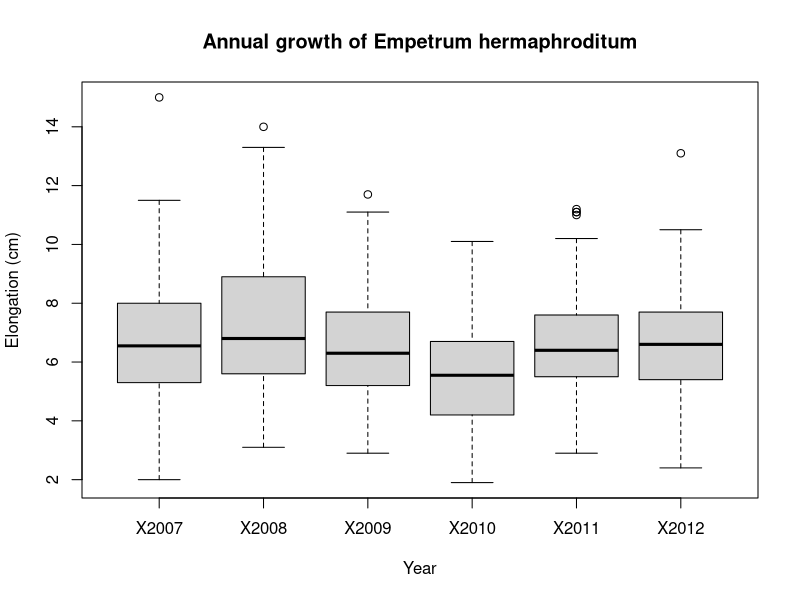
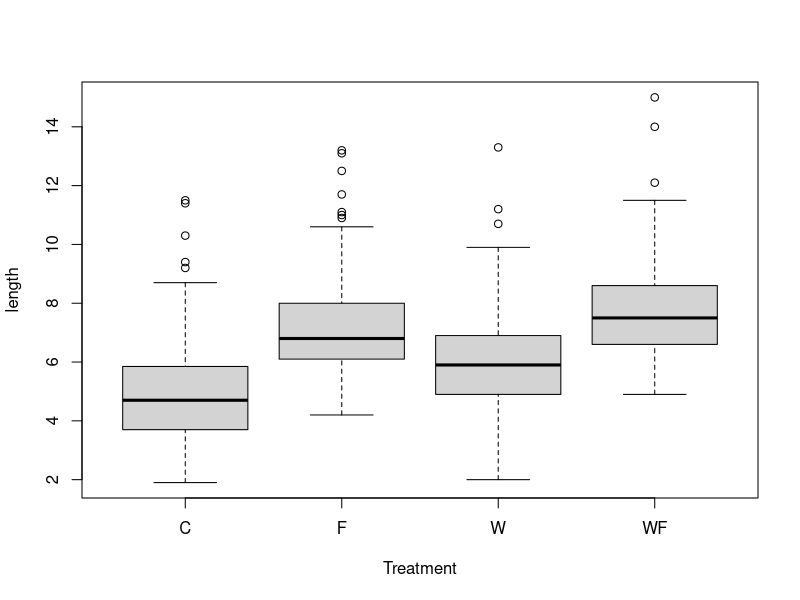
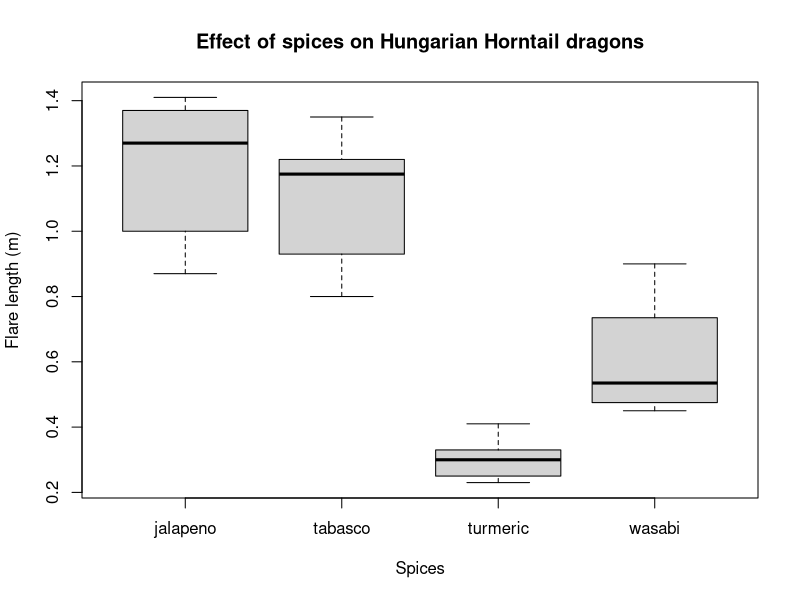
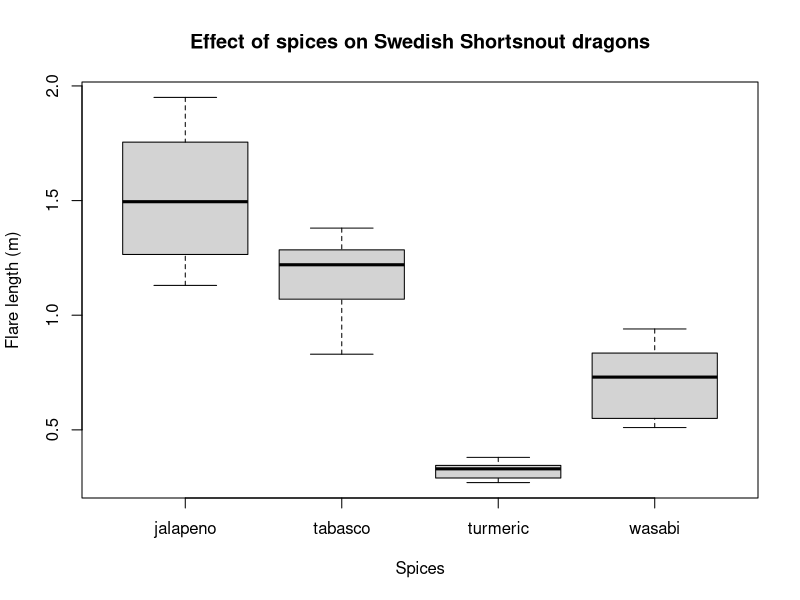
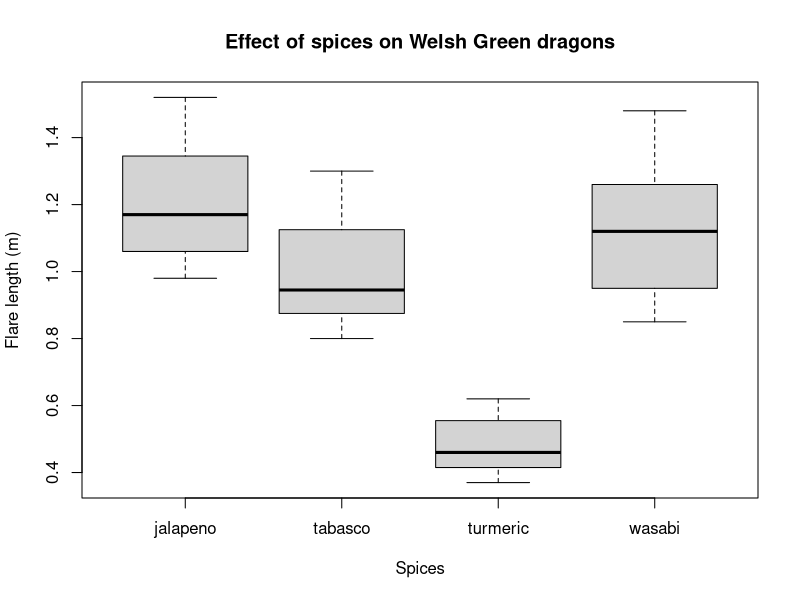

These figures' R source, in order:
# Basic Data Manipulation Tutorial
# Edwin Yánez
# Friday 14th, February 2025

# Subset, extract and modify data with R operators ----

# Load the elongation data
elongation <- read.csv("EmpetrumElongation.csv", header = TRUE)

# Check import and preview data
head(elongation)   # first few observations
str(elongation)    # types of variables

# Here's how we get the value in the second row and fifth column
elongation[2,5]

# Here's how we get all the info for row number 6
elongation[6, ]

# And of course you can mix it all together!
elongation[6, ]$Indiv   # returns the value in the column Indiv for the sixth observation
# (much easier calling columns by their names than figuring out where they are!)

## Subsetting with logical operators ----

# Let's access the values for Individual number 603
elongation[elongation$Indiv == 603, ]


# Subsetting with one condition

elongation[elongation$Zone < 4, ]    # returns only the data for zones 2-3
elongation[elongation$Zone <= 4, ]   # returns only the data for zones 2-3-4


# This is completely equivalent to the last statement
elongation[!elongation$Zone >= 5, ]   # the ! means exclude


# Subsetting with two conditions
elongation[elongation$Zone == 2 | elongation$Zone == 7, ]    # returns only data for zones 2 and 7
elongation[elongation$Zone == 2 & elongation$Indiv %in% c(300:400), ]    # returns data for shrubs in zone 2 whose ID numbers are between 300 and 400

## Updating objects ----

## CHANGING VARIABLE NAMES AND VALUES IN A DATA FRAME

# Let's create a working copy of our object
elong2 <- elongation

# Now suppose you want to change the name of a column: you can use the names() function
# Used on its own, it returns a vector of the names of the columns. Used on the left side of the assign arrow, it overwrites all or some of the names to value(s) of your choice.

names(elong2)                 # returns the names of the columns

names(elong2)[1] <- "zone"    # Changing Zone to zone: we call the 1st element of the names vector using brackets, and assign it a new value
names(elong2)[2] <- "ID"      # Changing Indiv to ID: we call the 2nd element and assign it the desired value

# Now suppose there's a mistake in the data, and the value 5.1 for individual 373 in year 2008 should really be 5.7

## - option 1: you can use row and column number
elong2[1,4] <- 5.7

## - option 2: you can use logical conditions for more control
elong2[elong2$ID == 373, ]$X2008 <- 5.7   # completely equivalent to option 1

## CREATING A FACTOR ----

# Let's check the classes
str(elong2)

# The zone column shows as integer data (whole numbers), but it's really a grouping factor (the zones could have been called A, B, C, etc.) Let's turn it into a factor:

elong2$zone <- as.factor(elong2$zone)        # converting and overwriting original class
str(elong2)                                  # now zone is a factor with 6 levels
## CHANGING A FACTOR'S LEVELS ----

levels(elong2$zone)  # shows the different factor levels

levels(elong2$zone) <- c("A", "B", "C", "D", "E", "F")   # you can overwrite the original levels with new names

# You must make sure that you have a vector the same length as the number of factors, and pay attention to the order in which they appear!

## From wide to long format ----
library(tidyr)

elongation_long <- gather(elongation, Year, Length,  # in this order: data frame, key, value
                          c(X2007, X2008, X2009, X2010, X2011, X2012))  # we need to specify which columns to gather

# Here we want the lengths (value) to be gathered by year (key)
# 
# # Let's reverse! spread() is the inverse function, allowing you to go from long to wide format
elongation_wide <- spread(elongation_long, Year, Length)

# Specifying with columns numbers.
elongation_long2 <- gather(elongation, Year, Length, c(3:8))
# What is tidy data and how to achieve it ----
boxplot(Length ~ Year, data = elongation_long,
        xlab = 'Year', ylab = 'Elongation (cm)',
        main = 'Annual growth of Empetrum hermaphroditum')


# Explore the most common and useful functions of dplyr ----
library(dplyr)
## Rename variables ----
elongation_long <- rename(elongation_long, zone = Zone, indiv = Indiv, year = Year, length = Length)     # changes the names of the columns (getting rid of capital letters) and overwriting our data frame

# As we saw earlier, the base R equivalent would have been
names(elongation_long) <- c("zone", "indiv", "year", "length")

## filter() rows and select()columns
# FILTER OBSERVATIONS

# Let's keep observations from zones 2 and 3 only, and from years 2009 to 2011

elong_subset <- filter(elongation_long, 
                       zone %in% c(2, 3), 
                       year %in% c("X2009", "X2010", "X2011")) # you can use multiple different conditions separated by commas

# For comparison, the base R equivalent would be (not assigned to an object here):
elongation_long[elongation_long$zone %in% c(2,3) & elongation_long$year %in% c("X2009", "X2010", "X2011"), ]

# SELECT COLUMNS

# Let's ditch the zone column just as an example

elong_no.zone <- dplyr::select(elongation_long, indiv, year, length)   # or alternatively
elong_no.zone <- dplyr::select(elongation_long, -zone) # the minus sign removes the column

# For comparison, the base R equivalent would be (not assigned to an object here):
elongation_long[ , -1]  # removes first column

# A nice hack! select() lets you rename and reorder columns on the fly
elong_no.zone <- dplyr::select(elongation_long, Year = year, Shrub.ID = indiv, Growth = length)

# Neat, uh?
## mutate() your dataset by creating new columns----
# CREATE A NEW COLUMN

elong_total <- mutate(elongation, total.growth = X2007 + X2008 + X2009 + X2010 + X2011 + X2012)

## group_by() certain factors to perform operations on chunks of data ----
# GROUP DATA

elong_grouped <- group_by(elongation_long, indiv)   # grouping our dataset by individual

## summarise() data with a range of summary statistics ----
# SUMMARISING OUR DATA

summary1 <- summarise(elongation_long, total.growth = sum(length))
summary2 <- summarise(elong_grouped, total.growth = sum(length))
summary3 <- summarise(elong_grouped, total.growth = sum(length),
                      mean.growth = mean(length),
                      sd.growth = sd(length))
# ..._join() datasets based on shared attributes ----
# Load the treatments associated with each individual

treatments <- read.csv("EmpetrumTreatments.csv", header = TRUE, sep = ";")
head(treatments)

# Join the two data frames by ID code. 
# The column names are spelled differently, so we need to tell the function which columns represent a match. 
# We have two columns that contain the same information in both datasets: zone and individual ID.

experiment <- left_join(elongation_long, treatments, by = c("indiv" = "Indiv", "zone" = "Zone"))

# We see that the new object has the same length as our first data frame, which is what we want. 
# And the treatments corresponding to each plant have been added!

# And this is what base R looks like:
experiment2 <- merge(elongation_long, treatments, by.x = c("zone", "indiv"), by.y = c("Zone", "Indiv"))  
# same result!

# Now that we have gone to the trouble of adding treatments into our data, let’s check if they affect growth by drawing another box plot.
boxplot(length ~ Treatment, data = experiment)

# Practice! ----
dragons <- read.csv('dragons.csv')
dragons2 <- rename(dragons, turmeric = paprika)
dragons3_base <- dragons2
dragons3_base[dragons3_base$species == 'hungarian_horntail', ]$tabasco <- 
  dragons3_base[dragons3_base$species == 'hungarian_horntail', ]$tabasco - 30
dragons3_modern <- mutate(dragons2,
                          tabasco = if_else(species == "hungarian_horntail", tabasco - 30, tabasco))
dragons4_modern <- dragons3_modern %>% 
  mutate(
    tabasco = tabasco/100,
    jalapeno = jalapeno/100,
    wasabi = wasabi/100,
    turmeric = turmeric/100
  )

dragons4_base <- dragons3_base
dragons4_base[, c(3:6)] <- dragons4_base[, c(3:6)] / 100

dragons5_base <- gather(
  data = dragons4_base,
  key = 'spices',
  value = 'flare',
  c(3:6)
)

dragons5_modern <- dragons4_modern %>% 
  pivot_longer(
    cols = c(3:6),
    names_to = "spices",
    values_to = 'flare'
  )

dragons5_hh <- dragons5_modern %>% filter(species == 'hungarian_horntail')
dragons5_ss <- dragons5_modern %>% filter(species == 'swedish_shortsnout')
dragons5_wg <- dragons5_modern %>% filter(species == 'welsh_green')

boxplot(flare ~ spices, data = dragons5_hh,
        xlab = 'Spices', ylab = 'Flare length (m)',
        main = 'Effect of spices on Hungarian Horntail dragons')

boxplot(flare ~ spices, data = dragons5_ss,
        xlab = 'Spices', ylab = 'Flare length (m)',
        main = 'Effect of spices on Swedish Shortsnout dragons')

boxplot(flare ~ spices, data = dragons5_wg,
        xlab = 'Spices', ylab = 'Flare length (m)',
        main = 'Effect of spices on Welsh Green dragons')



if (FALSE){
dragons4_hh <- dragons4 %>% filter(species == 'hungarian_horntail')
dragons4_ss <- dragons4 %>% filter(species == 'swedish_shortsnout')
dragons4_wg <- dragons4 %>% filter(species == 'welsh_green')

bloxplot()
}